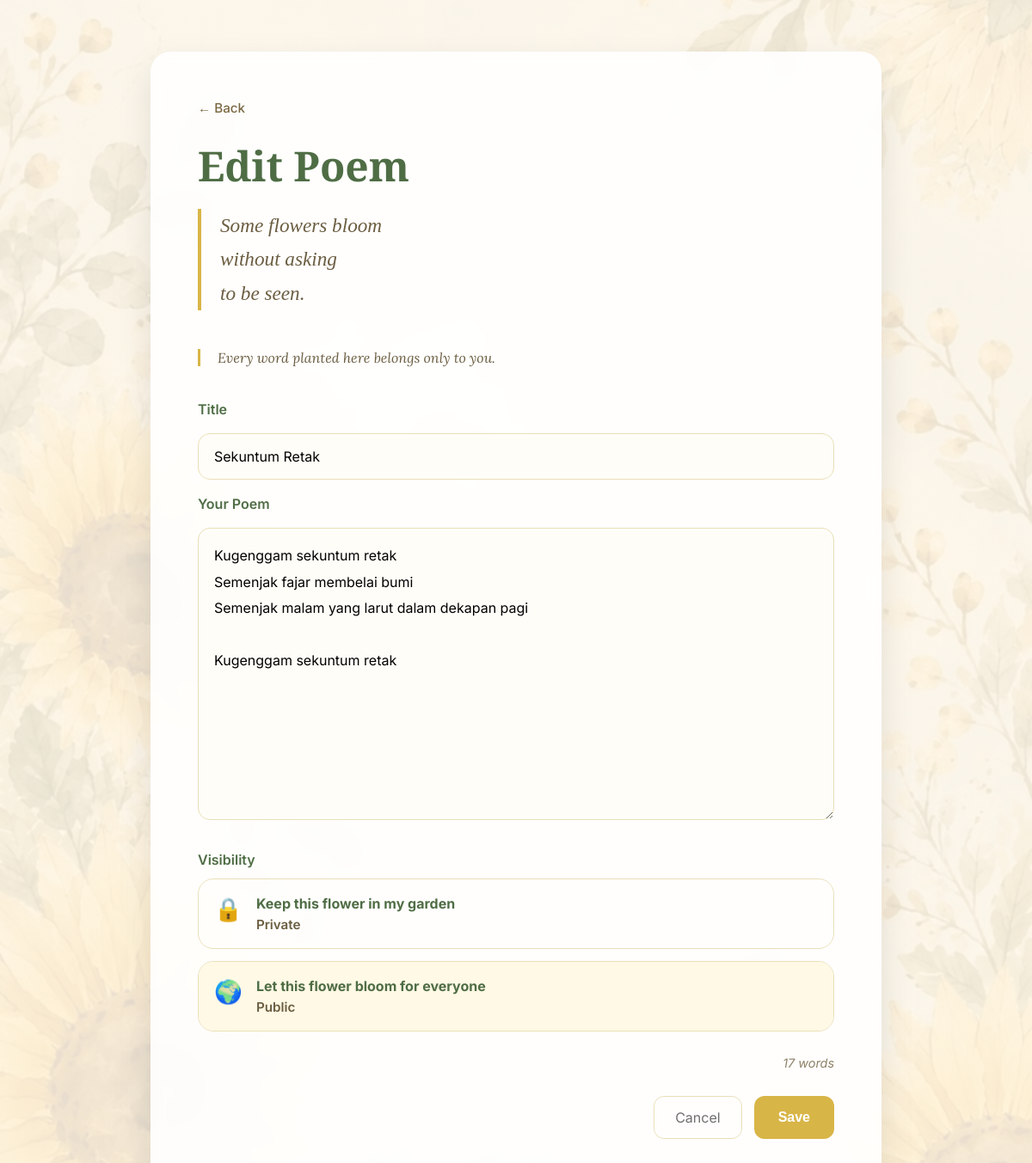
The page /poem/2/edit (signed in) on the database its author committed.
### app/models.py (models this page shows, shortened)
class Poem(db.Model):
    __tablename__ = "poems"
    id = db.Column(
        db.Integer,
        primary_key=True,
    )
    title = db.Column(
        db.String(150),
        nullable=False,
    )
    content = db.Column(
        db.Text,
        nullable=False,
    )
    is_public = db.Column(
        db.Boolean,
        default=False,
        nullable=False,
    )
    created_at = db.Column(
        db.DateTime,
        default=datetime.utcnow,
        nullable=False,
    )
    updated_at = db.Column(
        db.DateTime,
        default=datetime.utcnow,
        onupdate=datetime.utcnow,
        nullable=False,
    )
    user_id = db.Column(
        db.Integer,
        db.ForeignKey("users.id"),
        nullable=False,
    )
    author = db.relationship(
        "User",
        back_populates="poems",
    )
    cherishes = db.relationship(
    "Cherish",
    back_populates="poem",
    cascade="all, delete-orphan",
)

### app/poem/routes.py (the view, shortened to what this page needs)
@poem.route("/<int:poem_id>/edit", methods=["GET", "POST"])
@login_required
def edit_poem(poem_id):
    poem_obj = _get_user_poem(poem_id)
    return render_template(
        "poem/create.html",
        page_title="Edit Poem",
        submit_label="Save",
        poem=poem_obj,
        action_url=url_for("poem.edit_poem", poem_id=poem_obj.id),
        back_url=url_for("poem.view_poem", poem_id=poem_obj.id),
    )

### app/poem/routes.py (called while the page is built)
def _get_user_poem(poem_id):
    poem = Poem.query.filter_by(
        id=poem_id,
        user_id=current_user.id,
    ).first()
    if poem is None:
        abort(404)
    return poem

### app/templates/poem/create.html (shortened to what this page needs)
<!DOCTYPE html>
<html lang="en">
<head>
    <link rel="stylesheet"
          href="{{ url_for('static', filename='css/poem.css') }}">
</head>
<body>
    <main class="container">
        <div class="card">
            <a href="{{ back_url }}"
               class="back-link">
                ← Back
            </a>
            <h1>{{ page_title }}</h1>
            <blockquote>
                Some flowers bloom<br>
                without asking<br>
                to be seen.
            </blockquote>
            <div class="intro">
    Every word planted here
    belongs only to you.
</div>
            <form method="POST" action="{{ action_url }}">
                <label for="title">
                    <br></br>
                    Title
                </label>
                <input
                    id="title"
                    name="title"
                    type="text"
                    placeholder="Untitled"
                    value="{{ poem.title if poem else '' }}"
                    required>
                <label for="content">
                    Your Poem
                </label>
                <textarea
                    id="content"
                    name="content"
                    placeholder="Begin whenever your heart is ready..."
                    required>{{ poem.content if poem else '' }}</textarea>
                <div class="visibility-group">
                    <p class="section-label">Visibility</p>
                    <div class="visibility-options">
                        <label class="visibility-card">
                            <div class="visibility-card-inner">
                                <span class="visibility-emoji">🔒</span>
                                <div>
                                    <span class="visibility-title">Keep this flower in my garden</span>
                                    <span class="visibility-description">Private</span>
                                </div>
                            </div>
                        </label>
                        <label class="visibility-card">
                            <div class="visibility-card-inner">
                                <span class="visibility-emoji">🌍</span>
                                <div>
                                    <span class="visibility-title">Let this flower bloom for everyone</span>
                                    <span class="visibility-description">Public</span>
                                </div>
                            </div>
                        </label>
                    </div>
                </div>
                    <div class="editor-footer">
        <span id="word-count">
        </span>
        </div>
                <div class="buttons">
                    <a href="{{ back_url }}"
                       class="cancel">
                        Cancel
                    </a>
                    <button type="submit">
                        {{ submit_label }}
                    </button>
                </div>
            </form>
        </div>
    </main>
</body>
</html>

### app/static/css/poem.css (style rules this page uses)
* { margin:0; padding:0; box-sizing:border-box; }
body { font-family:"Inter",sans-serif; background: linear-gradient( rgba(255,248,235,.88), rgba(255,248,235,.88) ), url("../img/andbees.jfif"); background-size:cover; background-position:center; background-attachment:fixed; min-height:100vh; display:flex; justify-content:center; align-items:center; padding:60px 20px; }
.container { width:100%; max-width:850px; }
.card { background:rgba(255,255,255,.90); backdrop-filter:blur(8px); border-radius:24px; padding:55px; box-shadow: 0 18px 40px rgba(0,0,0,.10); }
.back-link { text-decoration:none; color:#7b6943; font-size:.95rem; font-weight:500; transition:.25s; }
h1 { margin-top:25px; font-family:"Cormorant Garamond",serif; font-size:3rem; color:#4f6d45; }
blockquote { margin-top:18px; margin-bottom:45px; padding-left:22px; border-left:4px solid #d8b547; font-family:"Cormorant Garamond",serif; font-size:1.45rem; font-style:italic; color:#6b5d41; line-height:1.7; }
form { display:flex; flex-direction:column; gap:18px; }
.intro { border-left:3px solid #d8b547; padding-left:20px; font-family:"Lora", serif; font-size:1rem; font-style:italic; color:#6b5d41; }
label { color:#4f6d45; font-weight:600; }
input, textarea { width:100%; border:none; outline:none; background:#fffdf8; border:1px solid #eadfb8; border-radius:14px; padding:16px 18px; font-size:1rem; transition:.25s; font-family:"Inter",sans-serif; }
textarea { min-height:340px; resize:vertical; line-height:1.9; }
.buttons { margin-top:12px; display:flex; justify-content:flex-end; gap:14px; }
.cancel { text-decoration:none; color:#6f6f6f; padding:14px 24px; border-radius:12px; transition:.25s; }
button { border:none; cursor:pointer; border-radius:12px; padding:14px 28px; font-size:1rem; font-weight:600; color:white; background:#d8b547; transition:.3s; }
.editor-footer { margin-top:10px; display:flex; justify-content:flex-end; }
#word-count { color:#8d8066; font-size:.9rem; font-style:italic; }
.button.secondary, .cancel { background:transparent; color:#6f6f6f; border:1px solid #eadfb8; }
.visibility-group { margin-top:18px; }
.section-label { display:block; margin-bottom:12px; color:#4f6d45; font-weight:600; }
.visibility-options { display:grid; gap:14px; }
.visibility-card { display:block; cursor:pointer; border:1px solid #eadfb8; border-radius:18px; overflow:hidden; transition:.25s; }
.visibility-card-inner { display:flex; align-items:flex-start; gap:16px; padding:18px; }
.visibility-emoji { font-size:1.65rem; }
.visibility-title { display:block; font-weight:700; color:#4f6d45; margin-bottom:4px; }
.visibility-description { color:#6b5d41; font-size:.95rem; }
.visibility-card input:checked + .visibility-card-inner { background:#fff9e5; }

### rows shown on the page
Poem: title "Sekuntum Retak", content "Kugenggam sekuntum retak Semenjak fajar membelai bumi Semenjak malam yang larut dalam dekapan pagi Kugenggam sekuntum retak"

### other values the page prints
{{ page_title }} "Edit Poem"
{{ submit_label }} "Save"
